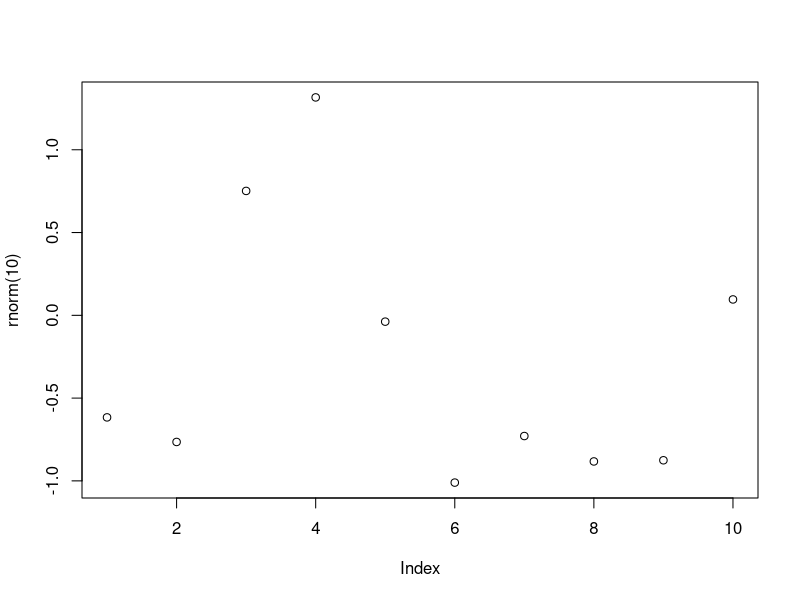

Write R code to recreate this figure.
## ---- chunk 1
knitr::opts_chunk$set(tidy = F)

knitr::knit_hooks$set(source = function(x, options){
  if (!is.null(options$verbatim) && options$verbatim){
    opts = gsub(",\\s*verbatim\\s*=\\s*TRUE\\s*", "", options$params.src)
    bef = sprintf('\n\n    ```{r %s}\n', opts, "\n")
    stringr::str_c(
      bef, 
      knitr:::indent_block(paste(x, collapse = '\n'), "    "), 
      "\n    ```\n"
    )
  } else {
    stringr::str_c("\n\n```", tolower(options$engine), "\n", 
      paste(x, collapse = '\n'), "\n```\n\n"
    )
  }
})
## ---- chunk 2
rnorm(10)
## ---- chunk 3
plot(rnorm(10))
## ---- chunk 4
knitr::include_url('http://shiny.rstudio.com/gallery/example-01-hello.html')
## ---- chunk 5
knitr::include_url('https://shiny.rstudio.com/gallery/tabsets.html')
## ---- chunk 6
knitr::include_url('https://shiny.rstudio.com/gallery/widget-gallery.html')
